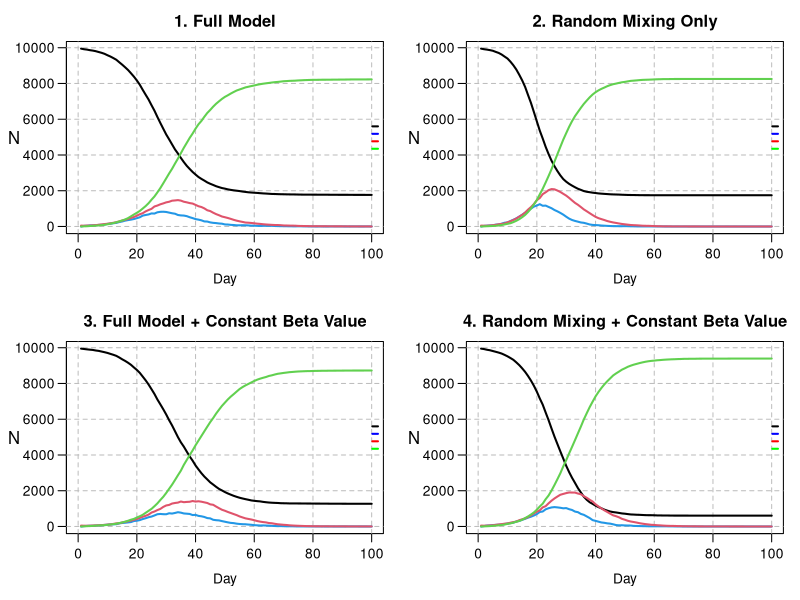

Here is the R script that generated this plot:
# Zachary Gavin (s2222962): Wrote get.net, wrote household allocation, created initial nseir function, debugging and commenting
# Shaehroz Khalid (s2869421): All plotting and visualisation, turned household allocation vector to one line, debugging and commenting
# Brandon Causing (s2901457): Completion and performance optimisation of the main nseir simulation function, debugging and commenting
# division of work was close to 1/3 each

################################################################################


## GENERAL DESCRIPTION

# This script implements an agent-based SEIR (Susceptible-Exposed-Infected-Recovered)
# model to simulate the spread of an epidemic in a population of n individuals.
# The model incorporates three modes of transmission: within-household, through a
# pre-defined social network, and via random mixing.
# The script defines functions to generate the population and social network,
# run the SEIR simulation, and plot the results under different scenarios.
# The final section compares four scenarios to analyse the impact of social
# structure and individual heterogeneity (beta) on the epidemic dynamics.




######################################################################
### ------- START OF MODEL SETUP AND POPULATION GENERATION ------- ###
######################################################################

# We first define the global parameters for the model and generate the base 
# population, setting the maximum size of a household and assigning each of the 
# 'n' individuals a "sociability" parameter.

n <- 10000
people <- 1:n
h_max <- 5
beta <- runif(n, 0, 1)


######################################################################
######## ---------- HOUSEHOLD GENERATION FUNCTION ---------- #########
######################################################################

# We then generate n hh sizes uniform on {1,2,3,4,5}, make a vector repeating
# the "household number" the size of the hh times, then cut off at length n.
# This assigns each of the n individuals to a household.

h <- rep(1:n, sample(1:h_max, n, replace = TRUE))[1:n] 


######################################################################
############ ------- NETWORK GENERATION FUNCTION ------- #############
######################################################################

# We proceed to make a function that creates regular social network connections 
# between individuals who are not in the same household.

# * beta = length n vector of sociability parameters
# * h = household connections
# * nc = average number of network connections someone has
# get.net initially generates a vector of Bernoullis for each person i, containing
# their connections with people (i+1):n. For each person, this is immediately 
# turned into a list of indices to save computation time, then into a list
# of connection pairs for inversion and removing hh connections.

get.net <- function(beta, h, nc=15) {
  
  n <- length(h)
  b_bar <- sum(beta)/length(beta)
  # initialising two lists to store connections
  conns_init <- vector(mode = "list", length = n) 
  conns <- vector(mode = "list", length = n)
  for (i in 1:n) {
    if (i < n) {
      b <- rbinom(n-i, 1, nc*beta[i]*beta[(i+1):n]/(b_bar^2*(n-1)) )
      # which(b==1) returns values in 1:n-i, so +i to get indices in (i+1):n
      conns_init[[i]] <- which(b == 1) + i  
    }
  }
  
  # vectorised rep, sapply returns vector. pairs is all unique net connections
  pairs <- cbind(rep(1:n, sapply(conns_init, length)), unlist(conns_init)) 
  
  if (nrow(pairs) > 0) { 
    # keep only rows of pairs where members are not in the same household
    pairs <- pairs[h[pairs[,1]] != h[pairs[,2]], , drop = FALSE] 
    
    if(nrow(pairs) > 0) {
      for (i in 1:nrow(pairs)){
        # add person 1 in pair to connections list of person 2, and vice-versa
        conns[[pairs[i,1]]] <- append(conns[[pairs[i,1]]],  pairs[i,2] )
        conns[[pairs[i,2]]] <- append(conns[[pairs[i,2]]],  pairs[i,1] )
      }
    }
  }
  
  return(conns)
}


######################################################################
############## ------- SEIR SIMULATION FUNCTION ------- ##############
######################################################################

# We now create a function that simulates the epidemic over nt time steps, 
# incorporating into the model the household and regular network contacts that 
# can be established using the previous functions, and tracking the number of 
# individuals in each SEIR compartment.

# * beta = sociability vector 
# * h = list of what household each person is in
# * alink = nested list of the net connections of each person 
# * alpha = parameters governing the prob. of exposure from each pathway 
#  -- alpha[1] concerns hh infection, alpha[2] network infections, alpha[3] gen. mixing 
# * delta =  daily prob of I->R 
# * gamma = daily prob of E->R 
# * nc = measure of how much "social interaction" happens in the population
# * nt = number of days the simulation runs over
# * pinf is prop of population initially infected

nseir <- function(beta, h, alink, 
                  alpha=c(0.1, 0.01, 0.01), 
                  delta=.2, 
                  gamma=.4, 
                  nc=15, nt=100, pinf=.005) {
  
  ### --- 1. Set-Up --- ###
  n <- length(beta)
  x <- rep(0, n) # everyone starts off susceptible 
  num_to_infect <- max(1, round(pinf*n))
  x[sample(1:n, num_to_infect)] <- 2 # pick a few people to start off infected
  
  # set up households (who's in each household)
  hh_index_list <- split(1:n, h) 
  
  # for future calculation of mixing probs
  b_bar <- sum(beta)/n
  
  # initialize counts of statuses for day 1
  t <- S <- E <- I <- R <- rep(0, nt)
  t[1] <- 1
  S[1] <- n - num_to_infect
  I[1] <- num_to_infect
  
  ### --- 2. Daily Simulation --- ###
  # each day:
  # -- find who transitions to a different status 
  # -- count how many people are in each status
  for(i in 2:nt) {
    
    # random numbers assigned to each person to compare with transition probs
    u <- runif(n) 
    
    # keep track of infected people
    infected_indices <- which(x == 2)
    n_infected <- length(infected_indices)
    
    ## -- 2a. Infectious to Recovered -- ##
    # transition from infected to recover with probability = delta
    x[x == 2 & u < delta] <- 3
    
    ## -- 2b. Exposed to Infectious -- ##
    # transition from exposed to infected with probability = gamma
    x[x == 1 & u < gamma] <- 2
    
    ## -- 2c. Set-Up of Susceptible to Exposed -- ##
    # find who transitions from susceptible to exposed
    # initialize lists of those exposed through infected people 
    hh_exposed <- net_exposed <- mix_exposed <- integer(0)
    
    # if nobody's infected, nobody can become exposed
    if (n_infected > 0) {
      
      ## -- 2c(i). Household Exposure -- ##
      # find who gets infected from household contacts
      # ** prob of getting infected by a household member = alpha[1]
      # -----
      # count how many people are infected in each household
      hh_infected_counts <- tabulate(h[infected_indices], nbins = max(h))
      # which households have someone infected in them
      infected_hh <- which(hh_infected_counts > 0)
      # prob of infection by at least one infected household member
      if (length(infected_hh) > 0) {
        hh_probs <- 1 - (1-alpha[1])^hh_infected_counts[infected_hh]
        # who transitions to infected in the household
        hh_exposed <- unlist(
          Map(function(hh, prob) { # this applies function to each pair
            hh_members <- hh_index_list[[as.character(hh)]]
            sus <- hh_members[x[hh_members] == 0] 
            sus[u[sus] < prob]
          }, hh = infected_hh, prob = hh_probs), use.names = FALSE
        )
      }
      
      ## -- 2c(ii). Regular Network Exposure -- ##
      # find who gets infected from regular network contacts
      # ** prob of getting infected by regular network contact = alpha[2]
      # -----
      # who is in a regular network with someone infected
      neighbors_of_infected <- unlist(alink[infected_indices], use.names = FALSE)
      if(length(neighbors_of_infected) > 0) {
        # count how many people are infected in each regular network 
        net_infected_counts <- tabulate(neighbors_of_infected, nbins = n)
        # which networks have someone infected in them
        sus_exposed_to_net <- which(net_infected_counts > 0 & x == 0)
        # prob of infection by at least one infected regular network contact
        if (length(sus_exposed_to_net) > 0) {
          net_probs <- 1 - (1-alpha[2])^net_infected_counts[sus_exposed_to_net]
          # who transitions to infected in network
          net_exposed <- sus_exposed_to_net[u[sus_exposed_to_net] < net_probs]
        }
      }
      
      ## -- 2c(iii). Random Mixing Exposure -- ##
      # find who gets infected from random mixing
      # ** prob of infection by random mixing = a[3]*b[i]*b[j]/(b_bar^2*(n-1))
      # ** b[i], b[j] are "sociability" parameters for people i, j
      # -----
      # total number of contacts between all infected people
      total_contacts <- n_infected * nc
      # randomly select who those contacts are
      contacts <- sample(n, total_contacts, replace = TRUE)
      # match infected people to their corresponding contacts
      infected_repeats <- rep(infected_indices, each = nc)
      # for each infected person, replace any contacts that are themselves (rare)
      invalid <- contacts == infected_repeats
      while (any(invalid)) {
        contacts[invalid] <- sample(1:n, sum(invalid), replace = TRUE)
        invalid <- contacts == infected_repeats
      } # implicitly makes prob of selection = nc/(n-1)
      
      # infection probs between infected people and their contacts
      probs <- alpha[3]*beta[infected_repeats]*beta[contacts]/(b_bar^2)
      # safeguard against probabilities > 1, which happens when both
      # -- alpha[3]/b_bar^2 > 1 (when alpha[3] large or beta right-skewed),
      # -- both beta[i], beta[j] close to 1 (highly social)
      if (alpha[3]/b_bar^2 > 1) {
        probs <- pmin(probs, 1)
      }
      # exp^(sum(log(x_i))) computationally faster than prod(x_i)
      log_prob_no_infection <- log1p(-probs)
      sum_log_probs <- tapply(log_prob_no_infection, contacts, sum)
      # prob of infection by at least one infected random contact
      prob_infection <- 1 - exp(sum_log_probs)
      # all together, we have the desired probability
      
      # keep track of who came into contact with those infected
      ids_contacted <- as.integer(names(sum_log_probs))
      # subset to those that are susceptible
      sus_contacted <- ids_contacted[x[ids_contacted] == 0]
      # who transitions to infected from mixing
      if(length(sus_contacted) > 0) {
        # new unifs to ensure independence from network/household processes
        u_mix <- runif(length(sus_contacted), 0, 1) 
        prob_idx <- match(sus_contacted, ids_contacted)
        mix_exposed <- sus_contacted[u_mix < prob_infection[prob_idx]]
      }
      
    }
    
    ## -- 2d. Susceptible to Exposed -- ##
    # gather everyone who transitions from susceptible to exposed
    if (length(hh_exposed) > 0 || length(net_exposed) > 0 || length(mix_exposed) > 0) {
      newly_exposed <- unique(c(hh_exposed, net_exposed, mix_exposed))
      x[newly_exposed] <- 1
    }
    
    ## -- 2e. Daily Counts -- ##
    # keep track of daily counts of statuses
    S[i] <- sum(x == 0)
    E[i] <- sum(x == 1)
    I[i] <- sum(x == 2)
    R[i] <- sum(x == 3)
    t[i] <- i
  }
  
  ### --- 3. Output --- ###
  # each component of list is an SEIR status with corresponding daily counts
  return(list(t = t, S = S, E = E, I = I, R = R))
}


######################################################################
############## ------- PLOTTING HELPER FUNCTION ------- ##############
######################################################################

# We next create a function to cleanly plot SEIR simulations. The function allows
# for users to easily change parameters of the SEIR model to visualize changes
# in behavior by taking the same inputs as the nseir() function.

epi_plot <- function(beta, h, alink, 
                     alpha = c(0.1, 0.01, 0.01),
                     delta = 0.2,
                     gamma = 0.4,
                     nc = 15, nt = 100, pinf = 0.005,
                     title = "SEIR Dynamics") {
  
  # simulate the model with the chosen parameters from the epi_plot arguments
  epi <- nseir(beta, h, alink, alpha, delta, gamma, nc, nt, pinf)
  
  # set up the plot limits, title, and axis label orientations
  plot(x = NA, y = NA, xlim = c(0, max(epi$t)), ylim = c(0, max(epi$S)), 
       xlab = "", ylab = "", main = title, las = 1)
  
  # set up dashed grid lines
  grid(nx = NULL, ny = NULL, lty = 2, col = "gray", lwd = 1)
  
  # set axis titles, spacing, and title orientation
  title(xlab = "Day", mgp = c(2.2, 0.7, 0)) # x axis
  mtext("N", side = 2, line = 2.8, las = 1) # y axis
  
  # plot the simulation with each day connected via a line
  lines(x = epi$t, y = epi$S, lty = 1, lwd = 2)
  lines(epi$E, col = 4, lty = 1, lwd = 2) 
  lines(epi$I, col = 2, lty = 1, lwd = 2)
  lines(epi$R, col = 3, lty = 1, lwd = 2)
  
  # create the legend and set aesthetics
  legend(x = "right", 
         legend = c("Susceptible", "Exposed",
                    "Infected", "Recovered"),
         col = c("black", "blue",
                  "red", "green"),
         lty = 1, lwd = 2, seg.len = 0.5,
         x.intersp = 0.5, y.intersp = 0.5, # spread of text
         inset = -0.22, # distance from margin
         bty = "n", # no box around legend
         cex = 0.9) # font size
}


######################################################################
############# ------- MODEL SCENARIO COMPARISON ------- ##############
######################################################################

# Finally, we plot four different scenarios for the model: (1) the full model with
# default parameters, (2) random mixing as the only method of infection
# (i.e. removing spread via household and network contacts), (3) the full model 
# but setting a constant sociability parameter across the population (set as the 
# mean of the betas), and (4) a mix of the previous two scenarios that considers
# both random mixing only and constant sociability.

# 2x2 grid, mar allows good spacing, mgp moves axis
par(mfrow = c(2, 2), mar = c(4, 4, 2.5, 1), mgp = c(2.2, 0.7, 0)) 

# regular network contacts with random betas (scenarios 1, 2)
alink <- get.net(beta, h)

# regular network contacts with constant beta (scenarios 3, 4)
beta_const <- rep(mean(beta), n)
alink_const_beta <- get.net(beta_const, h)

# ------------------

### --- SCENARIO 1: full model with default parameters --- ###
epi_plot(beta, h, alink, title = "1. Full Model")


### --- SCENARIO 2: random mixing only --- ###
epi_plot(beta, h, alink, alpha = c(0, 0, 0.04),
         title = "2. Random Mixing Only")

### --- SCENARIO 3: full model with constant beta value --- ###
epi_plot(beta_const, h, alink_const_beta, 
         title = "3. Full Model + Constant Beta Value")

### --- SCENARIO 4: random mixing with constant beta --- ###
epi_plot(beta_const, h, alink_const_beta, alpha = c(0, 0, 0.04),
         title = "4. Random Mixing + Constant Beta Value")

# ------------------
# reset plot settings
par(mfrow = c(1, 1))


######################################################################
################ ------- DISCUSSION OF PLOTS -------- ################
######################################################################

# When we remove household and network effects, while holding constant the
# total no. of daily contacts, we see the epidemic proceeding noticeably
# faster. This occurs both in the case of non-constant and constant beta.
# In the full model, although the total number of contacts in a day
# is the same as the mixing only model, these contacts will be
# concentrated locally. This introduces the possibility, for instance,
# for household groups to all get infected, at which point there can 
# be no disease spread in this pathway. These types of effects will
# combine to slow the spread when compared to the mixing only model. 
